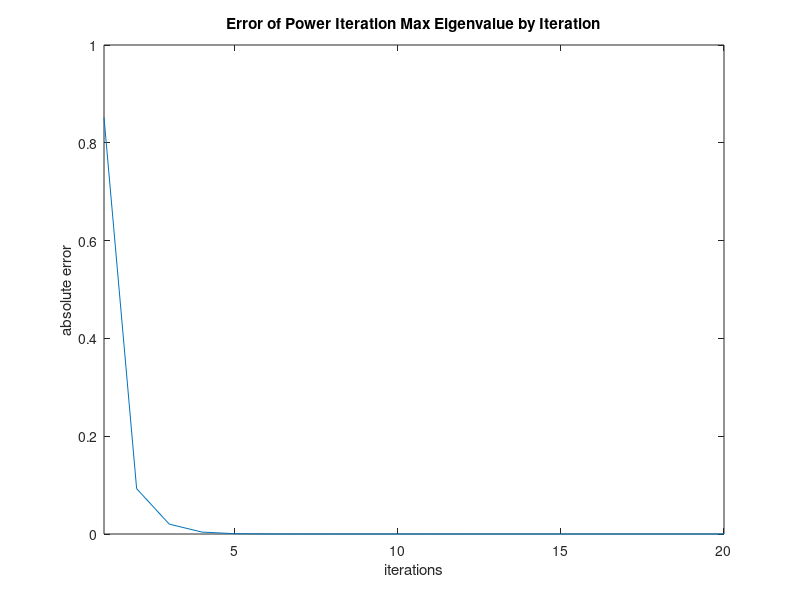
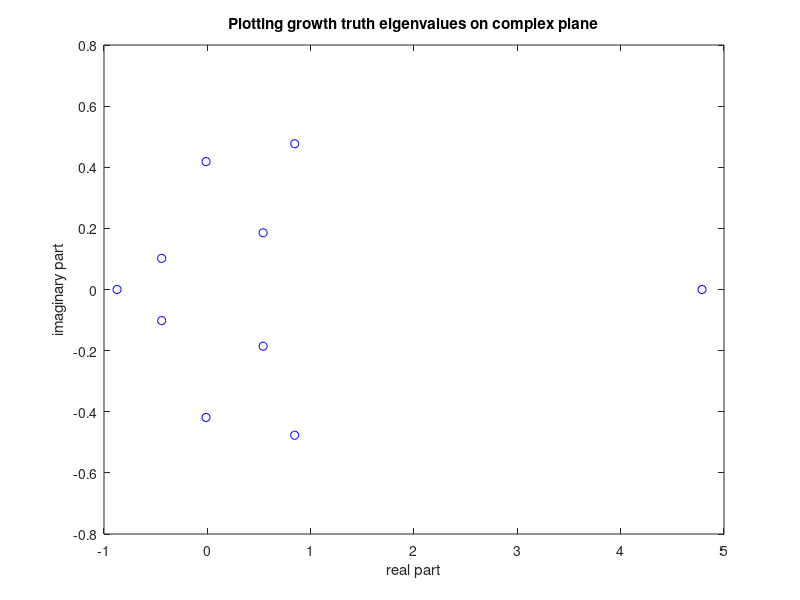
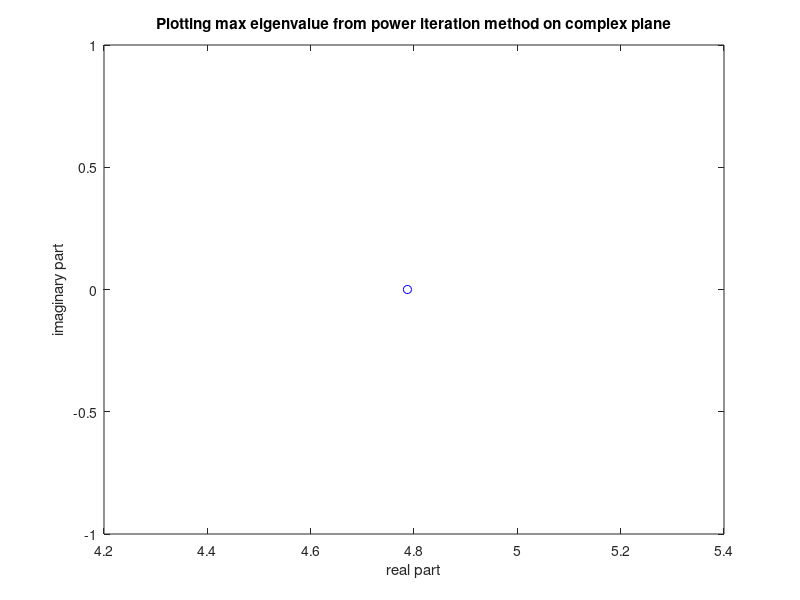

The MATLAB script that drew these images, in order:
% clear the environment
clear all; close all; clc
warning('off')

% PART I d)
% Generating non-symmetric matrix
m = 10;
A = rand(m,m);
[eigenvec, eigenval] = eigs(A,m);
true_eigenval = sort(diag(eigenval)); % sorted 10x1 matrix of growth truth eigenvalues

% Power Iteration Method
true_max_eigenvalue = max(true_eigenval);
v_curr = zeros(m,1); v_curr(1) = 1;  % initial eigenvector

for k = 1:20
    w = A*v_curr;
    v_curr=w/norm(w); % normalize

    lambda(k) = v_curr'*A*v_curr; % Rayleigh Quotient
    error(k) = abs(true_max_eigenvalue - lambda(k));
end

figure(1); plot(error); xlim([1 20]); ylabel('absolute error'); xlabel('iterations'); 
title('Error of Power Iteration Max Eigenvalue by Iteration');

% checking to make sure answer is right
if ismembertol(lambda(20), true_max_eigenvalue, 10^-5) % check if max eigenvalue was found
    part_b_check = 'True';
end

% plot eigenvalues on complex plane
real_true = real(true_eigenval); imag_true = imag(true_eigenval); % true max eigenvalue
real_pi = real(lambda(20)); imag_pi = imag(lambda(20)); % power iteration max eigenvalue

figure(2);
plot(real_true,imag_true,'bo'); xlabel('real part'); ylabel('imaginary part');
title('Plotting growth truth eigenvalues on complex plane');

figure(3);
plot(real_pi,imag_pi,'bo'); xlabel('real part'); ylabel('imaginary part');
title('Plotting max eigenvalue from power iteration method on complex plane');
